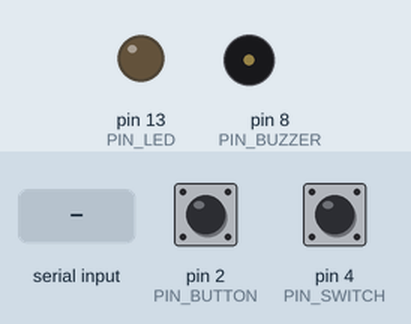
A sketch run on a simulated Arduino Uno, built with avr-gcc and run on an emulated ATmega328P. On the bench: output pins drawn as LEDs (lit = HIGH), buzzer (waves = sounding). The test bench sets the inputs (shaded band); at power-on: pin 2 (PIN_BUTTON) HIGH, pin 4 (PIN_SWITCH) HIGH. What the sketch prints to the serial monitor is not drawn.

Above: at 1.2 s.
1.3 s: "LED:ON\n" received over Serial
At 2.2 s:
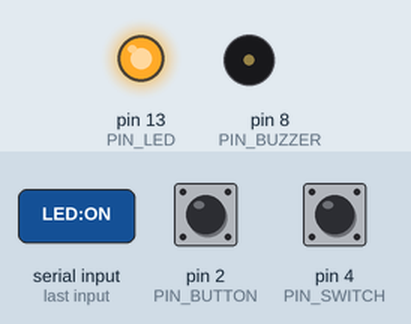
2.8 s: "ATTACK:\n" received over Serial
At 3.4 s:
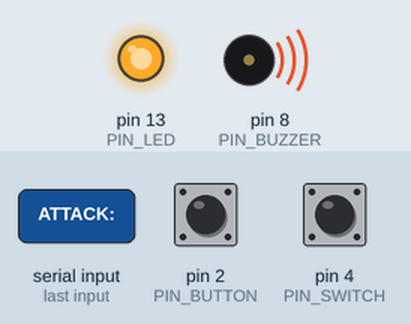
5.3 s: "BUZZ:90\n" received over Serial
At 6.5 s:
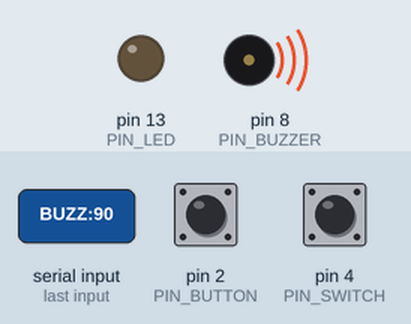
10.0 s: "BUZZ:OFF\n" received over Serial
At 11.3 s:
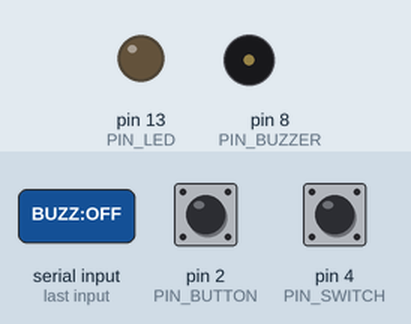
Timing chart, 0 to 12.5 s (numbered marks = the images above; inputs shaded):
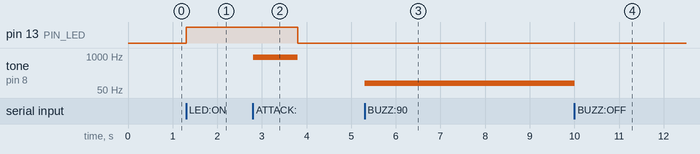

Measured:
- after the input at 1.3 s, pin 13 (PIN_LED): LOW → HIGH at once
- after the input at 2.8 s, pin 13 (PIN_LED): HIGH → LOW after 1.0 s; tone on pin 8 (PIN_BUZZER): silent → 880 Hz at once, → silent 1.0 s later
- after the input at 5.3 s, tone on pin 8 (PIN_BUZZER): silent → 90 Hz at once
- after the input at 10.0 s, tone on pin 8 (PIN_BUZZER): 90 Hz → silent at once

The sketch:

ArduinoBoss.ino
```cpp
// ArduinoBoss station firmware.
// Wiring: button D2->GND (INPUT_PULLUP), LED+220R D13->GND, buzzer D8->GND.
// Optional slide switch on D4->GND (INPUT_PULLUP).
//
// Browser -> Arduino (one command per line, terminated with '\n'):
//   LED:ON
//   LED:OFF
//   BUZZ:<freq_hz>     e.g. BUZZ:1000
//   BUZZ:OFF
//   ATTACK:<duration_ms>   turn LED on + warning tone for that long
//
// Arduino -> Browser (one event per line):
//   READY              once at boot
//   BTN:PRESS / BTN:RELEASE
//   SW:UP / SW:DOWN

const uint8_t PIN_BUTTON = 2;
const uint8_t PIN_LED    = 13;
const uint8_t PIN_BUZZER = 8;
const uint8_t PIN_SWITCH = 4;

const unsigned long DEBOUNCE_MS = 25;

bool lastBtnState = HIGH;
bool stableBtnState = HIGH;
unsigned long lastBtnChange = 0;

bool lastSwState = HIGH;
bool stableSwState = HIGH;
unsigned long lastSwChange = 0;

unsigned long attackEndsAt = 0;   // 0 = no active attack
String inLine;

void setup () {
	pinMode(PIN_BUTTON, INPUT_PULLUP);
	pinMode(PIN_SWITCH, INPUT_PULLUP);
	pinMode(PIN_LED, OUTPUT);
	pinMode(PIN_BUZZER, OUTPUT);
	digitalWrite(PIN_LED, LOW);
	noTone(PIN_BUZZER);
	Serial.begin(9600);
	delay(50);
	Serial.println("READY");
	stableBtnState = digitalRead(PIN_BUTTON);
	lastBtnState = stableBtnState;
	stableSwState = digitalRead(PIN_SWITCH);
	lastSwState = stableSwState;
	inLine.reserve(32);
}

void handleCommand (const String &cmd) {
	if (cmd == "LED:ON") {
		digitalWrite(PIN_LED, HIGH);
	} else if (cmd == "LED:OFF") {
		digitalWrite(PIN_LED, LOW);
		if (attackEndsAt != 0) attackEndsAt = 0;
	} else if (cmd == "BUZZ:OFF") {
		noTone(PIN_BUZZER);
	} else if (cmd.startsWith("BUZZ:")) {
		long freq = cmd.substring(5).toInt();
		if (freq > 0) tone(PIN_BUZZER, freq);
	} else if (cmd.startsWith("ATTACK:")) {
		long ms = cmd.substring(7).toInt();
		if (ms <= 0) ms = 1000;
		digitalWrite(PIN_LED, HIGH);
		tone(PIN_BUZZER, 880);
		attackEndsAt = millis() + (unsigned long)ms;
	} else if (cmd == "PING") {
		Serial.println("PONG");
	}
}

void readSerial () {
	while (Serial.available() > 0) {
		char c = (char)Serial.read();
		if (c == '\n' || c == '\r') {
			if (inLine.length() > 0) {
				handleCommand(inLine);
				inLine = "";
			}
		} else {
			if (inLine.length() < 64) inLine += c;
		}
	}
}

void readButton () {
	bool reading = digitalRead(PIN_BUTTON);
	if (reading != lastBtnState) {
		lastBtnChange = millis();
		lastBtnState = reading;
	}
	if ((millis() - lastBtnChange) > DEBOUNCE_MS && reading != stableBtnState) {
		stableBtnState = reading;
		if (stableBtnState == LOW) {
			Serial.println("BTN:PRESS");
		} else {
			Serial.println("BTN:RELEASE");
		}
	}
}

void readSwitch () {
	bool reading = digitalRead(PIN_SWITCH);
	if (reading != lastSwState) {
		lastSwChange = millis();
		lastSwState = reading;
	}
	if ((millis() - lastSwChange) > DEBOUNCE_MS && reading != stableSwState) {
		stableSwState = reading;
		Serial.println(stableSwState == LOW ? "SW:DOWN" : "SW:UP");
	}
}

void serviceAttack () {
	if (attackEndsAt != 0 && millis() >= attackEndsAt) {
		digitalWrite(PIN_LED, LOW);
		noTone(PIN_BUZZER);
		attackEndsAt = 0;
	}
}

void loop () {
	readSerial();
	readButton();
	readSwitch();
	serviceAttack();
}
```
